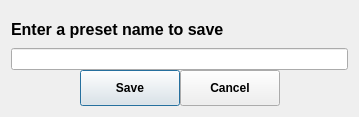
<?xml version="1.0" encoding="UTF-8"?>
<ui version="4.0">
 <class>SaveImage</class>
 <widget class="QDialog" name="SaveImage">
  <property name="geometry">
   <rect>
    <x>0</x>
    <y>0</y>
    <width>359</width>
    <height>117</height>
   </rect>
  </property>
  <property name="windowTitle">
   <string>Save Image</string>
  </property>
  <layout class="QVBoxLayout" name="verticalLayout_3">
   <item>
    <layout class="QVBoxLayout" name="verticalLayout_2">
     <property name="spacing">
      <number>0</number>
     </property>
     <property name="bottomMargin">
      <number>0</number>
     </property>
     <item>
      <layout class="QHBoxLayout" name="horizontalLayout_2">
       <item>
        <widget class="QLabel" name="fieldLabel">
         <property name="font">
          <font>
           <pointsize>12</pointsize>
           <bold>true</bold>
          </font>
         </property>
         <property name="text">
          <string>Enter a preset name to save</string>
         </property>
        </widget>
       </item>
       <item>
        <spacer name="horizontalSpacer_3">
         <property name="orientation">
          <enum>Qt::Orientation::Horizontal</enum>
         </property>
         <property name="sizeHint" stdset="0">
          <size>
           <width>40</width>
           <height>20</height>
          </size>
         </property>
        </spacer>
       </item>
      </layout>
     </item>
     <item>
      <layout class="QVBoxLayout" name="verticalLayout">
       <item>
        <widget class="QLineEdit" name="nameField"/>
       </item>
      </layout>
     </item>
     <item>
      <layout class="QHBoxLayout" name="horizontalLayout">
       <item>
        <spacer name="horizontalSpacer">
         <property name="orientation">
          <enum>Qt::Orientation::Horizontal</enum>
         </property>
         <property name="sizeHint" stdset="0">
          <size>
           <width>40</width>
           <height>20</height>
          </size>
         </property>
        </spacer>
       </item>
       <item>
        <widget class="QPushButton" name="saveButton">
         <property name="minimumSize">
          <size>
           <width>100</width>
           <height>25</height>
          </size>
         </property>
         <property name="maximumSize">
          <size>
           <width>125</width>
           <height>50</height>
          </size>
         </property>
         <property name="font">
          <font>
           <bold>true</bold>
          </font>
         </property>
         <property name="text">
          <string>Save</string>
         </property>
        </widget>
       </item>
       <item>
        <widget class="QPushButton" name="cancelButton">
         <property name="minimumSize">
          <size>
           <width>100</width>
           <height>25</height>
          </size>
         </property>
         <property name="maximumSize">
          <size>
           <width>125</width>
           <height>50</height>
          </size>
         </property>
         <property name="font">
          <font>
           <bold>true</bold>
          </font>
         </property>
         <property name="text">
          <string>Cancel</string>
         </property>
        </widget>
       </item>
       <item>
        <spacer name="horizontalSpacer_2">
         <property name="orientation">
          <enum>Qt::Orientation::Horizontal</enum>
         </property>
         <property name="sizeHint" stdset="0">
          <size>
           <width>40</width>
           <height>20</height>
          </size>
         </property>
        </spacer>
       </item>
      </layout>
     </item>
    </layout>
   </item>
  </layout>
 </widget>
 <resources/>
 <connections/>
</ui>
